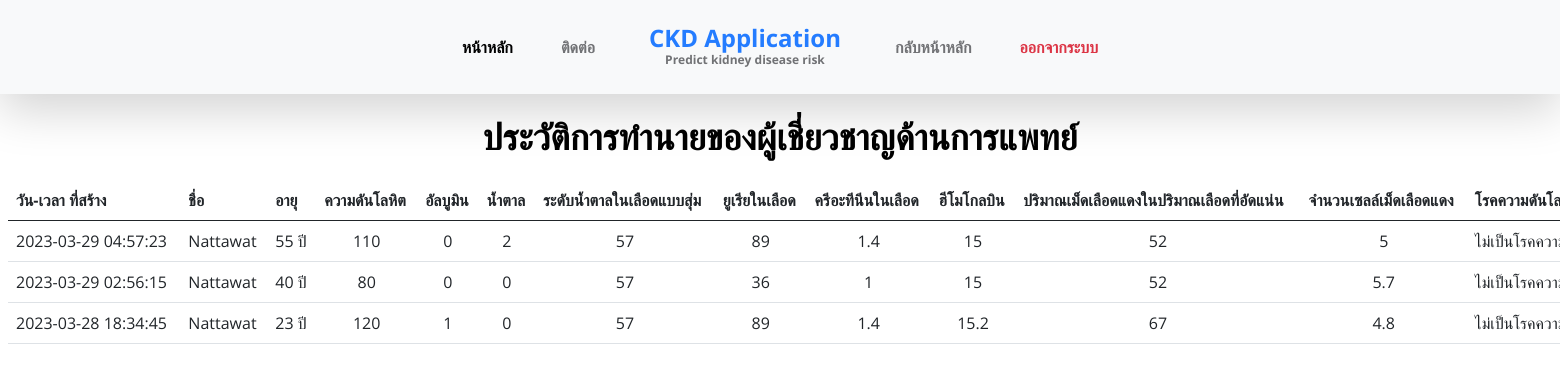
Screenshot of /admin_history_med with the database file from the repository.
### app.py (models this page shows, shortened)
class HistoryMed(db.Model):
    id = db.Column(db.Integer, primary_key=True)
    age = db.Column(db.String(10), nullable=False)
    blood_pressure = db.Column(db.String(20), nullable=False)
    albumin = db.Column(db.String(10), nullable=False)
    sugar = db.Column(db.String(10), nullable=False)
    blood_glucose_random = db.Column(db.String(10), nullable=False)
    blood_urea = db.Column(db.String(10), nullable=False)
    serum_creatinine = db.Column(db.String(10), nullable=False)
    haemoglobin = db.Column(db.String(10), nullable=False)
    packed_cell_volume = db.Column(db.String(10), nullable=False)
    red_blood_cell_count = db.Column(db.String(10), nullable=False)
    hypertension = db.Column(db.String(10), nullable=False)
    diabetes_mellitus = db.Column(db.String(10), nullable=False)
    coronaru_artery_disease = db.Column(db.String(10), nullable=False)
    appetite = db.Column(db.String(10), nullable=False)
    anemia = db.Column(db.String(10), nullable=False)
    result = db.Column(db.String(10), nullable=False)
    timestamp = db.Column(db.DateTime, default=datetime.utcnow)
    user_id = db.Column(db.Integer, db.ForeignKey('user.id'), nullable=False)
    user = db.relationship('User', backref='history_med')

class User(UserMixin, db.Model):
    id = db.Column(db.Integer, primary_key=True)
    username = db.Column(db.String(80), unique=True, nullable=False)
    password = db.Column(db.String(80), nullable=False)
    firstname = db.Column(db.String(80), nullable=False)
    lastname = db.Column(db.String(80), nullable=False)
    email = db.Column(db.String(120), unique=True, nullable=False)
    role = db.Column(db.String(2), nullable=False)

### app.py (the view)
@app.route('/admin_history_med')
def admin_history():
    users = User.query.all()
    medhistory = HistoryMed.query.order_by(HistoryMed.timestamp.desc()).all()
    return render_template('admin-history-med.html', users=users,medhistory=medhistory)

### templates/admin-history-med.html (shortened to what this page needs)
<!DOCTYPE html>
<html lang="en">
<head>
    <link href="https://cdn.jsdelivr.net/npm/bootstrap@5.3.0-alpha1/dist/css/bootstrap.min.css" rel="stylesheet"
>
    <link href="../static/css/bootstrap.min.css" rel="stylesheet">
    <link href="../static/css/bootstrap-icons.css" rel="stylesheet">
    <link href="../static/css/owl.carousel.min.css" rel="stylesheet">
    <link href="../static/css/owl.theme.default.min.css" rel="stylesheet">
    <link href="../static/css/templatemo-medic-care.css" rel="stylesheet">
</head>
<body>
    <div class="container bg-da">
        <nav class="navbar navbar-expand-lg bg-light fixed-top shadow-lg">
            <div class="container">
                <div class="collapse navbar-collapse" id="navbarNav">
                    <ul class="navbar-nav mx-auto">
                        <li class="nav-item active">
                            <a class="nav-link" href="/">หน้าหลัก</a>
                        </li>
                        <li class="nav-item">
                            <a class="nav-link" href="/contact">ติดต่อ</a>
                        </li>
                        <a class="navbar-brand d-none d-lg-block" href="/">
                            CKD Application
                            <strong class="d-block">Predict kidney disease risk</strong>
                        </a>
                        <li class="nav-item">
                            <a class="nav-link" href="/welcome">กลับหน้าหลัก</a>
                        </li>
                        <a class="nav-link text-danger" href="/logout">ออกจากระบบ</a>
                    </ul>
                </div>
            </div>
        </nav>
    </div>
        <h2 class="text-center mt-3">ประวัติการทำนายของผู้เชี่ยวชาญด้านการแพทย์</h2>
        {% if medhistory %}
        <div class="table-responsive p-2" style="  width: 150%; overflow-x: auto;">
            <table class="table">
                <thead>
                    <tr>
                        <th>วัน-เวลา ที่สร้าง</th>
                        <th>ชื่อ</th>
                        <th>อายุ</th>
                        <th>ความดันโลหิต </th>
                        <th>อัลบูมิน </th>
                        <th>น้ำตาล</th>
                        <th>ระดับน้ำตาลในเลือดแบบสุ่ม </th>
                        <th>ยูเรียในเลือด </th>
                        <th>ครีอะทีนีนในเลือด</th>
                        <th>ฮีโมโกลบิน</th>
                        <th>ปริมาณเม็ดเลือดแดงในปริมาณเลือดที่อัดแน่น</th>
                        <th>จำนวนเซลล์เม็ดเลือดแดง</th>
                        <th>โรคความดันโลหิตสูง</th>
                    </tr>
                </thead>
                <tbody>
                    {% for prediction in medhistory %}
                    <tr>
                        <td>{{ prediction.timestamp.strftime('%Y-%m-%d %H:%M:%S') }}</td>
                        <td>{{prediction.user.firstname}}</td>
                        <td>{{ prediction.age }} ปี</td>
                        <td class="text-center">{{ prediction.blood_pressure }}</td>
                        <td class="text-center">{{ prediction.albumin }}</td>
                        <td class="text-center">{{ prediction.sugar }}</td>
                        <td class="text-center">{{ prediction.blood_glucose_random }}</td>
                        <td class="text-center">{{ prediction.blood_urea }}</td>
                        <td class="text-center">{{ prediction.serum_creatinine }}</td>
                        <td class="text-center">{{ prediction.haemoglobin }}</td>
                        <td class="text-center">{{ prediction.packed_cell_volume }}</td>
                        <td class="text-center">{{ prediction.red_blood_cell_count }}</td>
                        <td>
                            {% if prediction.hypertension == '0' %}
                            ไม่เป็นโรคความดันโลหิตสูง
                            {% else %}
                            เป็นโรคความดันโลหิตสูง
                            {% endif %}
                        </td>
                    </tr>
                    {% endfor %}
                </tbody>
            </table>
            {% endif %}
        </div>
</body>
</html>

### static/css/templatemo-medic-care.css (style rules this page uses)
:root { --white-color: #FFFFFF; --primary-color: #247cff; --section-bg-color: #F9F9F9; --dark-color: #000000; --title-color: #565758; --p-color: #717275; --border-color: #eaeaea; --body-font-family: 'Open Sans', sans-serif; --h1-font-size: 48px; --h2-font-size: 36px; --h3-font-size: 32px; --h4-font-size: 28px; --h5-font-size: 24px; --h6-font-size: 22px; --p-font-size: 18px; --menu-font-size: 16px; --font-weight-light: 300; --font-weight-normal: 400; --font-weight-semibold: 600; --font-weight-bold: 700; }
body { background: var(--white-color); font-family: var(--body-font-family); position: relative; padding-top: 94px; }
h2, h3, h4, h5, h6 { color: var(--dark-color); line-height: inherit; }
h1, h2, h3, h4, h5, h6 { font-weight: var(--font-weight-semibold); }
h1, h2 { font-weight: var(--font-weight-bold); }
h2 { font-size: var(--h2-font-size); }
a, button { touch-action: manipulation; transition: all 0.3s; }
a { color: var(--p-color); text-decoration: none; }
b, strong { font-weight: var(--font-weight-bold); }
.navbar { padding-top: 20px; padding-bottom: 20px; }
.navbar-brand { color: var(--primary-color); font-size: var(--h5-font-size); font-weight: var(--font-weight-bold); margin: 0 30px; padding: 0; text-align: center; }
.navbar-brand strong { color: var(--p-color); font-size: 12px; position: relative; bottom: 5px; }
.navbar-expand-lg .navbar-nav .nav-link { padding-right: 1.5rem; padding-left: 1.5rem; }
.navbar-nav .nav-link { color: var(--p-color); font-weight: var(--font-weight-semibold); font-size: var(--menu-font-size); padding-top: 15px; padding-bottom: 15px; }
.navbar-nav .nav-item.active .nav-link, .nav-link:focus, .nav-link:hover { color: var(--dark-color); }

### rows the page displays
HistoryMed: timestamp "2023-03-29 04:57:23", user.firstname "Nattawat", age "55", blood_pressure "110", albumin "0", sugar "2", blood_glucose_random "57", blood_urea "89", serum_creatinine "1.4", haemoglobin "15", packed_cell_volume "52", red_blood_cell_count "5", hypertension "ไม่เป็นโรคความดันโลหิตสูง"
HistoryMed: timestamp "2023-03-29 02:56:15", user.firstname "Nattawat", age "40", blood_pressure "80", albumin "0", sugar "0", blood_glucose_random "57", blood_urea "36", serum_creatinine "1", haemoglobin "15", packed_cell_volume "52", red_blood_cell_count "5.7", hypertension "ไม่เป็นโรคความดันโลหิตสูง"
HistoryMed: timestamp "2023-03-28 18:34:45", user.firstname "Nattawat", age "23", blood_pressure "120", albumin "1", sugar "0", blood_glucose_random "57", blood_urea "89", serum_creatinine "1.4", haemoglobin "15.2", packed_cell_volume "67", red_blood_cell_count "4.8", hypertension "ไม่เป็นโรคความดันโลหิตสูง"
